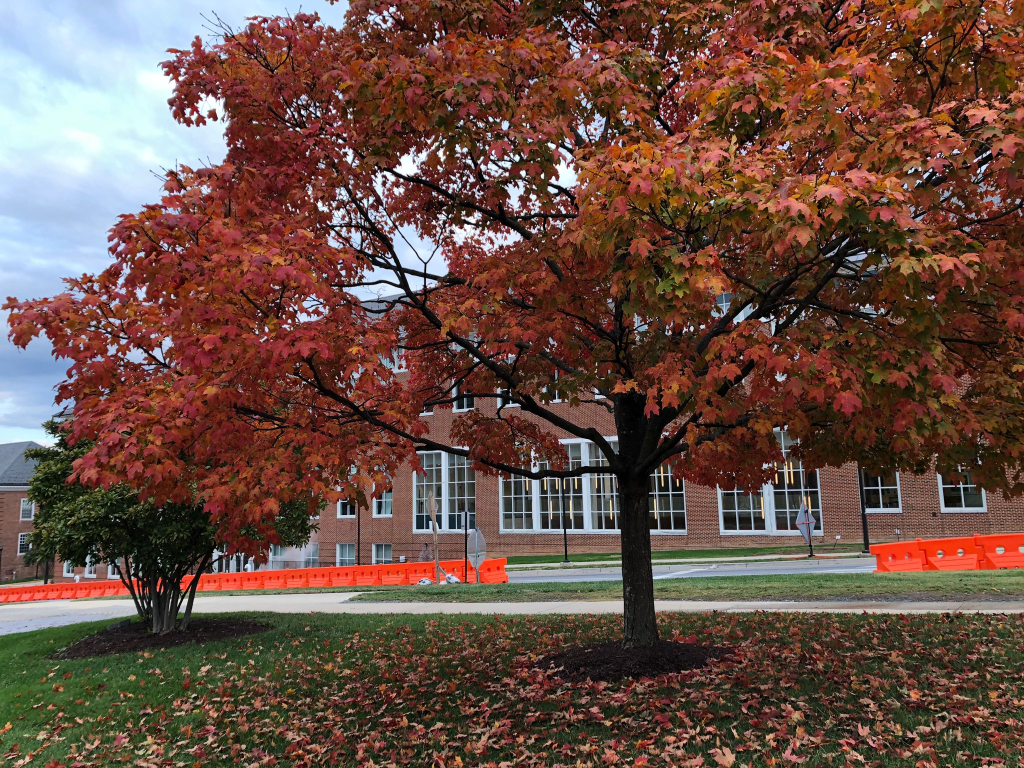
#> input picture img.jpg, 2048 x 1536 px (shown at 1/2 size)
$ jupyter execute main.ipynb   (shell and % lines are left out)
#> lines starting #> are read from the running program, lines starting #| are printed output that depends on the picture
[cell 1]
import matplotlib.pyplot as plt
from functools import reduce
import numpy as np
import hashlib
import math
import cv2
import scipy

[cell 2]
class Arnold:

    def __init__(self, a:int, b:int, rounds:int):
        # Parameters
        self.__a = a
        self.__b = b
        self.__rounds = rounds

    def mapping(self, s:np.shape):
        x, y = np.meshgrid(range(s[0]), range(s[0]), indexing="ij")
        xmap = (self.__a*self.__b*x + x + self.__a*y) % s[0]
        ymap = (self.__b*x + y) % s[0]
        return xmap, ymap

    def inverseMapping(self, s:np.shape):
        x, y = np.meshgrid(range(s[0]), range(s[0]), indexing="ij")
        xmap = (x - self.__a*y) % s[0]
        ymap = (-self.__b*x + self.__a*self.__b*y + y) % s[0]
        return xmap, ymap

    def applyTransformTo(self, image:np.ndarray):
        xm, ym = self.mapping(image.shape)
        img = image
        for r in range(self.__rounds):
            img = img[xm, ym]
        return img

    def applyInverseTransformTo(self, image:np.ndarray):
        xm, ym = self.inverseMapping(image.shape)
        img = image
        for r in range(self.__rounds):
            img = img[xm, ym]
        return img

[cell 3]
# Chirikov standard map
def generateChirikovMap(xo, yo, iter, delta, to):
    x = []
    y = []
    for i in range(iter+to):
        x1 = (xo+yo)%(2*math.pi)
        y1 = (xo+delta*math.sin(xo+yo))%(2*math.pi)
        xo = x1
        yo = y1
        if i>=to:
            x.append(x1)
            y.append(y1)
    return x,y

[cell 4]
def padding(image):
    M,N = image.shape
    if (M<N):
        pad = np.zeros((N,N))
        pad[0:M,:] = image
    else:
        pad = np.zeros((M,M))
        pad[:,0:N] = image
    return pad

[cell 5]
def unpadding(M, N, image):
    return image[0:M,0:N]

[cell 6]
password = 'a'
hash = hashlib.sha512(password.encode())
hash_str = hash.hexdigest()
k = []
prev = 0
for i in range(2,129,2):
    kth = hash_str[prev:i]
    prev = i
    k.append(int(kth, 16))
a1 = reduce(lambda x, y: x ^ y, k[:16])
a2 = reduce(lambda x, y: x ^ y, k[16:32])
a3 = reduce(lambda x, y: x ^ y, k[32:48])
a4 = reduce(lambda x, y: x ^ y, k[48:64])
t1 = 1
t2 = 2
t3 = 3
t4 = 4
# Four parameters
h1 = t1 + (a1+a2)/256
h2 = t2 * (a3+a4)/256
h3 = t3 + (a1+a2)/256
h4 = t4 * 256 * sum(k[16:32])/max(k[16:32])
# parameters u1, u2, x1, x2 are used as initial values of the 4-D hyperchaotic system
xo = (math.floor((h1 + h2 + h3) * 1e5) % 512)/512
yo = (math.floor((h2 + h3 + h4) * 1e5) % 512)/512
xo_ = (math.floor((h1 + h2 + h3 + h4) * 1e5) % 512)/512
yo_ = (math.floor((h1 + h4) * 1e5) % 512)/512

[cell 7]
image = cv2.imread('./img.jpg')
#> image is the input picture: shape (1536, 2048, 3); mean B, G, R 67.5, 77.9, 105.5
image = cv2.cvtColor(image, cv2.COLOR_BGR2RGB)
image.shape
#> Out = (1536, 2048, 3)

[cell 8]
imgplot = plt.imshow(image)

[cell 9]
I1 = image[:,:,0]
I2 = image[:,:,1]
I3 = image[:,:,2]

[cell 10]
print(I1.shape)
#| (1536, 2048)
print(I2.shape)
#| (1536, 2048)
print(I3.shape)
#| (1536, 2048)

[cell 11]
M = I1.shape[0]
#> M = 1536
N = I1.shape[1]
#> N = 2048

[cell 12]
# Generate chaotic chirikov map for vertical shift
x3m,y1 = generateChirikovMap(xo, yo, 3*M, 0.1, 1000)
# plot1 = plt.plot(x,y1)
x3m = np.array(x3m)
print(len(x3m))
#| 4608
x1,yn = generateChirikovMap(xo, yo, N, 0.1, 1000)
# plot2 = plt.plot(x1,y)
yn = np.array(yn)
print(len(yn))
#| 2048

[cell 13]
# Generated chaotic sequence for encryption
Xv = np.floor(x3m*1e14)%N
Yv = np.floor(yn*1e14)%(3*M)

[cell 14]
# Combining the three indexed images
Fv = np.concatenate((I1, I2, I3))
actual_concat = np.copy(Fv)
Fv.shape
#> Out = (4608, 2048)

[cell 15]
Fv

[cell 16]
# Performing right shift in dimension N
for i in range(len(Xv)):
    row = Fv[i,:]
    Fv[i,:] = np.roll(row, int(Xv[i]))
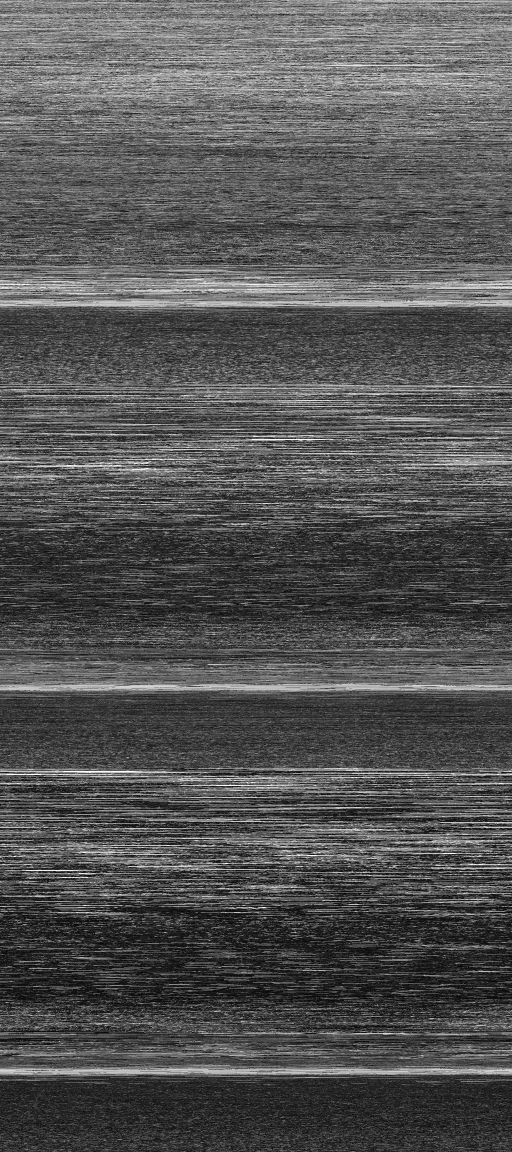
#> Fv: shape (4608, 2048) (shown at 1/4 size); min 0, max 255, mean 83.7

[cell 17]
Fv

[cell 18]
Fv.shape
#> Out = (4608, 2048)

[cell 19]
# Performing bottom shift in dimension 3M
for j in range(len(Yv)):
    column = Fv[:,j]
    Fv[:,j] = np.roll(column, int(Yv[j]))
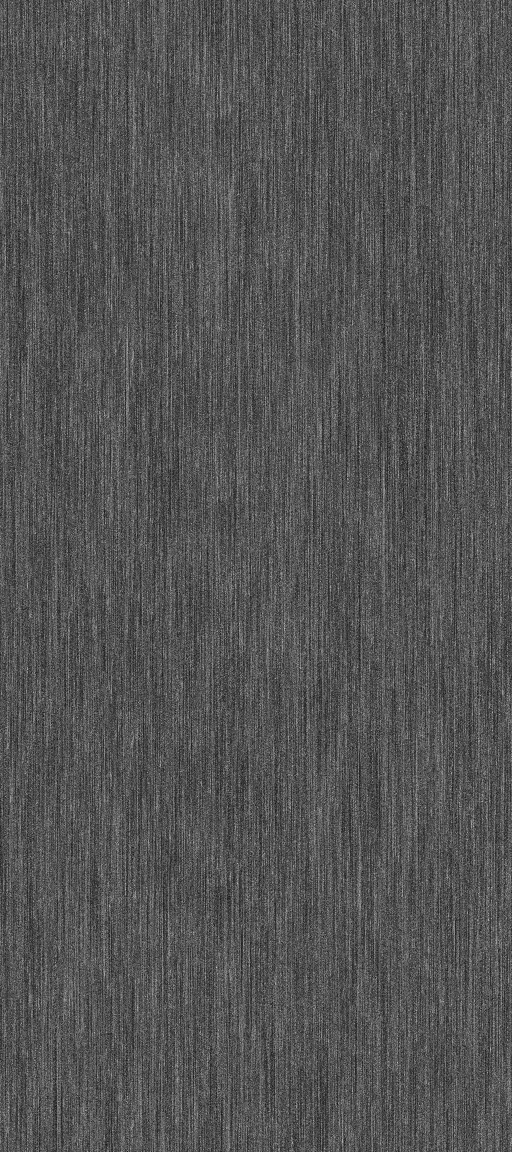
#> Fv: shape (4608, 2048) (shown at 1/4 size); min 0, max 255, mean 83.7
print(Fv.shape)
#| (4608, 2048)

[cell 20]
# Decomposing the scrambled image into three channels
F1 = Fv[0:M, :]
F2 = Fv[M:2*M, :]
F3 = Fv[2*M:3*M, :]

[cell 21]
plt.imshow(Fv)

[cell 22]
# Horizontal concatenation of the three channels
Fh = np.concatenate((F1, F2, F3), axis=1)

[cell 23]
Fh

[cell 24]
F_checkh = np.copy(Fh)

[cell 25]
# After performing right shift the encrypted image is
Fh_plot = plt.imshow(Fh)

[cell 26]
# Generate chaotic chirikov map for vertical shift
xh,_ = generateChirikovMap(xo_, yo_, M, 0.1, 1000)
xh = np.array(xh)
print(len(xh))
#| 1536
_,yh = generateChirikovMap(xo_, yo_, 3*N, 0.1, 1000)
yh = np.array(yh)
print(len(yh))
#| 6144

Xh = np.floor(xh*1e14)%(3*N)
Yh = np.floor(yh*1e14)%M

[cell 27]
# Performing left shift in dimension N
for i in range(len(Xh)):
    row = Fh[i,:]
    Fh[i,:] = np.roll(row, int(Xh[i]))
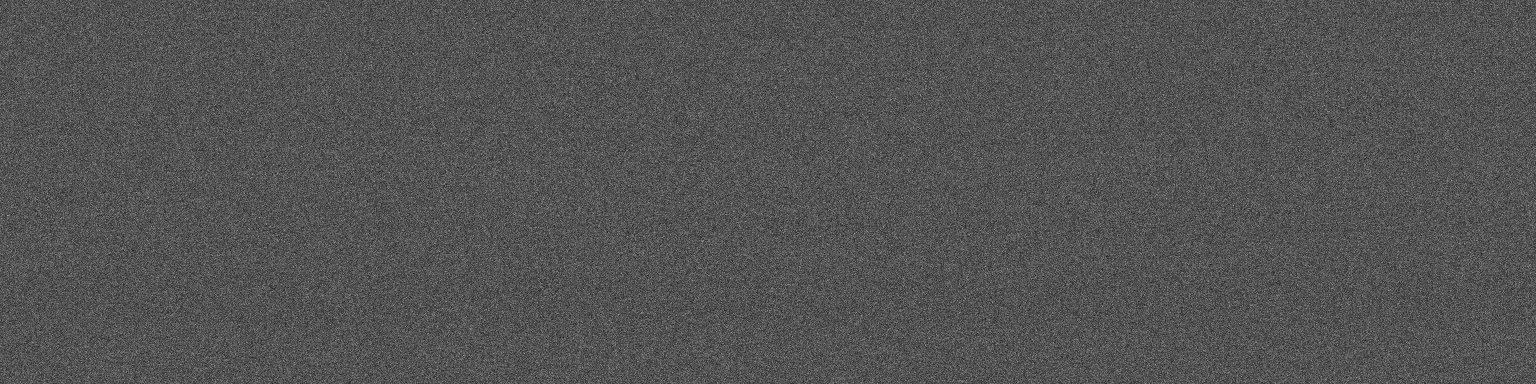
#> Fh: shape (1536, 6144) (shown at 1/4 size); min 0, max 255, mean 83.7

# Performing bottom shift in dimension M
for j in range(len(Yh)):
    column = Fh[:,j]
    Fh[:,j] = np.roll(column, int(Yh[j]))

print(Fh.shape)
#| (1536, 6144)

[cell 28]
C1 = Fh[:, 0:N]
C2 = Fh[:, N:2*N]
C3 = Fh[:, 2*N:3*N]

[cell 29]
# Encrypted image
E = np.zeros((M, N, 3), dtype=np.uint8)
E[:,:,0] = C1
E[:,:,1] = C2
E[:,:,2] = C3
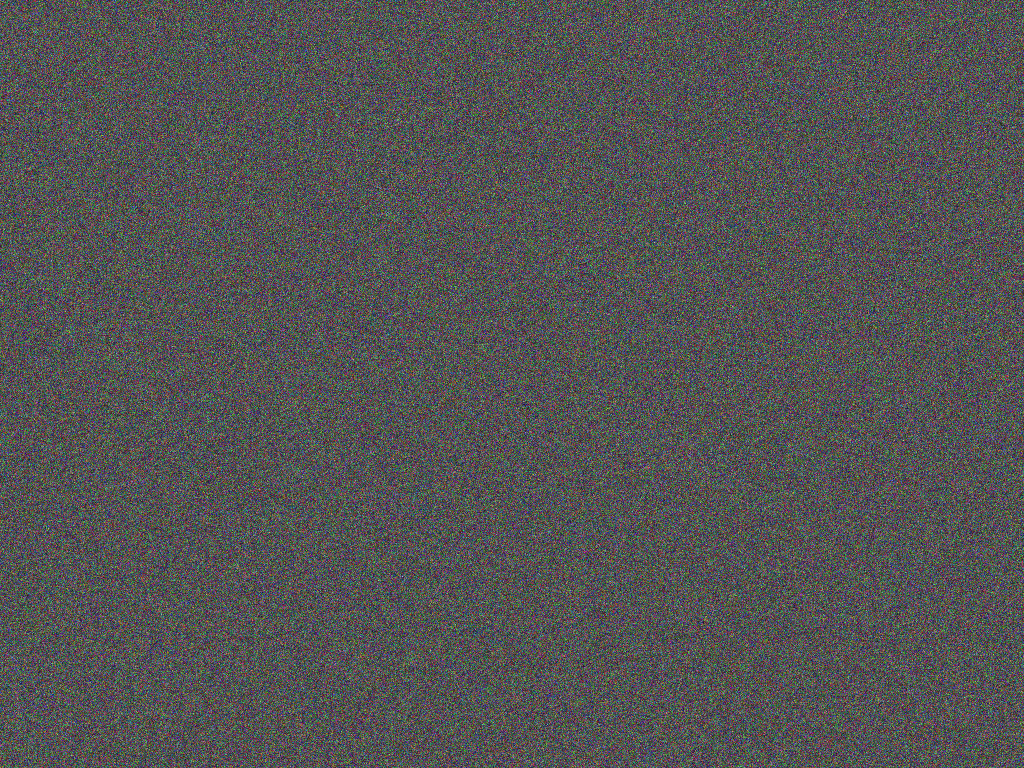
#> E: shape (1536, 2048, 3) (shown at 1/2 size); mean of channels 0, 1, 2 83.7, 83.6, 83.7; drawn as B, G, R

[cell 30]
C1_dct = scipy.fftpack.dct(C1, axis=0, norm='ortho', type=2)
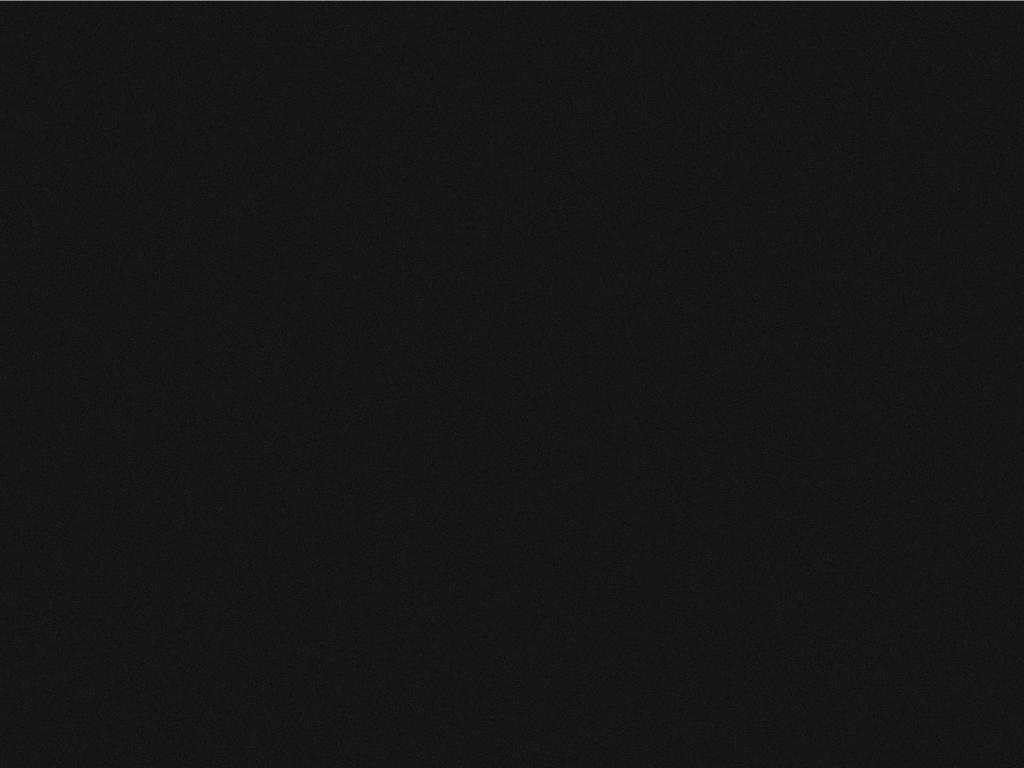
#> C1_dct: shape (1536, 2048) float64 (shown at 1/2 size); min -336.1, max 3496.1, mean 2.1; drawn with min black and max white
C2_dct = scipy.fftpack.dct(C2, axis=0, norm='ortho', type=2)
C3_dct = scipy.fftpack.dct(C3, axis=0, norm='ortho', type=2)

[cell 31]
dct_im = np.zeros((C1_dct.shape[0],C1_dct.shape[1],3))
dct_im[:,:,0] = C1_dct
dct_im[:,:,1] = C2_dct
dct_im[:,:,2] = C3_dct

[cell 32]
plt.imshow(dct_im)

[cell 33]
# padding
C1_pad = padding(C1_dct)
#> in padding, `pad[0:M,:] = image`:
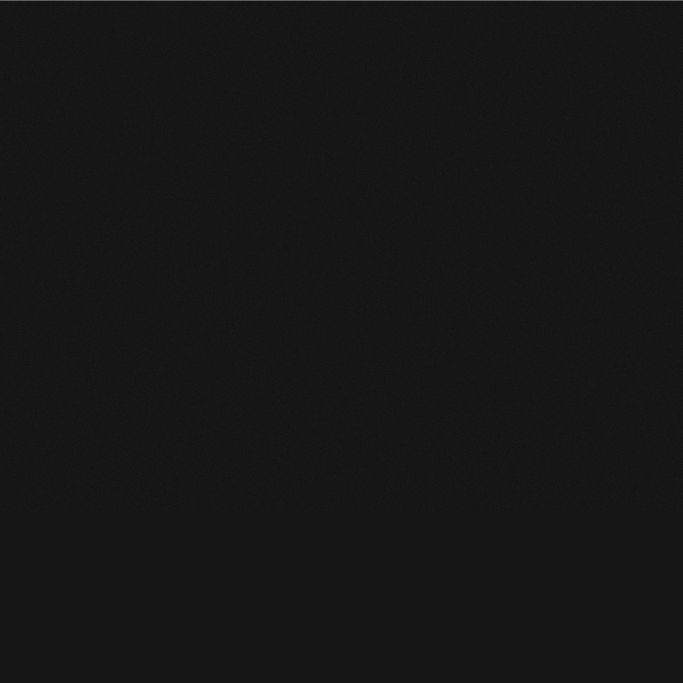
#> pad: shape (2048, 2048) float64 (shown at 1/3 size); min -336.1, max 3496.1, mean 1.6; drawn with min black and max white
C2_pad = padding(C2_dct)
C3_pad = padding(C3_dct)

[cell 34]
arnold = Arnold(1, 2, 20)

[cell 35]
C1_AT = arnold.applyTransformTo(C1_pad)
C2_AT = arnold.applyTransformTo(C2_pad)
C3_AT = arnold.applyTransformTo(C3_pad)

[cell 36]
C1_AT.shape
#> Out = (2048, 2048)

[cell 37]
encrypted_img = np.zeros((C1_AT.shape[0], C1_AT.shape[1], 3))
encrypted_img[:,:,0] = C1_AT
encrypted_img[:,:,1] = C2_AT
encrypted_img[:,:,2] = C3_AT

[cell 38]
encrypted_img

[cell 39]
encrypted_img_plot = plt.imshow(encrypted_img)
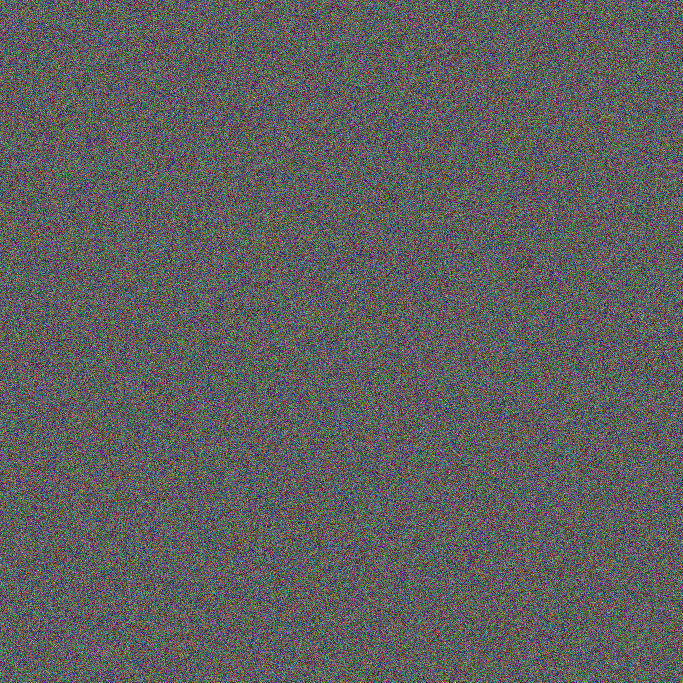
#> shown: shape (2048, 2048, 3) float64 (shown at 1/3 size); mean R, G, B 0.373, 0.373, 0.373

# inverse AT

[cell 40]
iC1_AT = encrypted_img[:,:,0]
iC2_AT = encrypted_img[:,:,1]
iC3_AT = encrypted_img[:,:,2]

[cell 41]
IC1_AT = arnold.applyInverseTransformTo(iC1_AT)
IC2_AT = arnold.applyInverseTransformTo(iC2_AT)
IC3_AT = arnold.applyInverseTransformTo(iC3_AT)

[cell 42]
# unpadding
IC1_unpad = unpadding(M, N, IC1_AT)
IC2_unpad = unpadding(M, N, IC2_AT)
IC3_unpad = unpadding(M, N, IC3_AT)

# Inverse DCT

[cell 43]
iC1 = scipy.fftpack.idct(IC1_unpad, axis=0, norm='ortho', type=2)
iC2 = scipy.fftpack.idct(IC2_unpad, axis=0, norm='ortho', type=2)
iC3 = scipy.fftpack.idct(IC3_unpad, axis=0, norm='ortho', type=2)

[cell 44]
iC1 = iC1.round().astype(np.uint8)
iC2 = iC2.round().astype(np.uint8)
iC3 = iC3.round().astype(np.uint8)

# Inverse horizontal

[cell 45]
iFh = np.concatenate([iC1,iC2,iC3], axis=1)
print(iFh.shape)
#| (1536, 6144)

[cell 46]
print(iFh)
#> (printed output is left out)

[cell 47]
# Generate chaotic chirikov map for vertical shift
ixm,y1 = generateChirikovMap(xo_, yo_, M, 0.1, 1000)
# plot1 = plt.plot(x,y1)
ixm = np.array(ixm)
print(len(ixm))
#| 1536
x1,iy3n = generateChirikovMap(xo_, yo_, 3*N, 0.1, 1000)
# plot2 = plt.plot(x1,y)
iy3n = np.array(iy3n)
print(len(iy3n))
#| 6144

iXh = np.floor(ixm*1e14)%(3*N)
iYh = np.floor(iy3n*1e14)%M

[cell 48]
# Performing bottom shift in dimension M
for j in range(len(iYh)):
    column = iFh[:,j]
    iFh[:,j] = np.roll(column, -int(iYh[j]))

# Performing bottom shift in dimension N
for i in range(len(iXh)):
    row = iFh[i,:]
    iFh[i,:] = np.roll(row, -int(iXh[i]))

[cell 49]
iFh.shape
#> Out = (1536, 6144)

[cell 50]
F1 = iFh[:,:N]
F2 = iFh[:,N:2*N]
F3 = iFh[:,2*N:3*N]

Fv = np.concatenate([F1,F2,F3])

[cell 51]
print(Fv)
#> (printed output is left out)

# inverse vertical

[cell 52]
# Generate chaotic chirikov map for vertical shift
ix3m,y1 = generateChirikovMap(xo, yo, 3*M, 0.1, 1000)
# plot1 = plt.plot(x,y1)
ix3m = np.array(ix3m)
print(len(ix3m))
#| 4608
x1,iyn = generateChirikovMap(xo, yo, N, 0.1, 1000)
# plot2 = plt.plot(x1,y)
iyn = np.array(iyn)
print(len(iyn))
#| 2048

[cell 53]
# Generated chaotic sequence for encryption
iXv = np.floor(ix3m*1e14)%N
iYv = np.floor(iyn*1e14)%(3*M)

[cell 54]
iFv = np.copy(Fv)

[cell 55]
# Performing up shift in dimension 3M
for j in range(len(iYv)):
    column = iFv[:,j]
    iFv[:,j] = np.roll(column, -int(iYv[j]))

[cell 56]
# Performing left shift in dimension N
for i in range(len(iXv)):
    row = iFv[i,:]
    iFv[i,:] = np.roll(row, -int(iXv[i]))

[cell 57]
ch1 = iFv[:M,:]
ch2 = iFv[M:2*M,:]
ch3 = iFv[2*M:3*M,:]

[cell 58]
chirikov_decrypted = np.zeros((M, N, 3), dtype=np.uint8)
chirikov_decrypted[:,:,0] = ch1
chirikov_decrypted[:,:,1] = ch2
chirikov_decrypted[:,:,2] = ch3

[cell 59]
print(chirikov_decrypted)
#> (printed output is left out)
